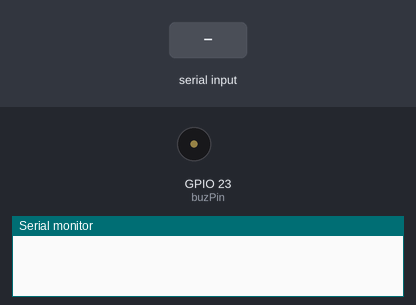
Bench run of a sketch on a simulated ESP32. Parts: buzzer (waves = sounding), the last lines printed to the serial monitor. The test bench sets the inputs (shaded band). At 4.8 s the program restarts the board; the recording ends there.

Above: at 1.2 s.
1.3 s: "90,45\n" received over Serial
At 3.7 s:
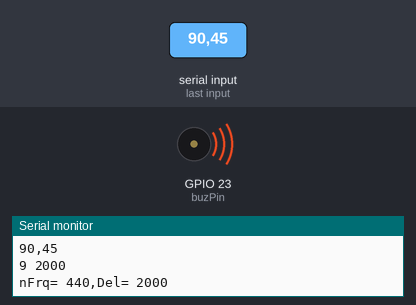
Timing chart, 0 to 4.8 s (numbered marks = the images above; inputs shaded):
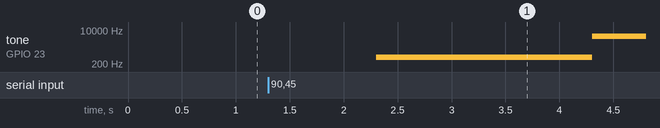

The sketch:

Task04_C.ino
```cpp
const int ledChannel = 0;
const int resolution = 8;
const int buzPin = 23;
const int duty = 18;

char sVal, sDel;
const int nFrq[]={262, 277, 294, 311, 330, 349, 370, 392, 415, 440, 466,  494, 0, 523};
const int nDelay[]={2000, 1500, 1000, 750, 500, 375, 250};
String inptStr ="";
char toChar[1000];

void playNote(char note, int dur)
{
  int temp;
  if(note == 'c')
  {

    ledcSetup(ledChannel, 523, resolution);
    ledcWrite(ledChannel, duty);
    delay(dur);
    return;
  }
  else if(note == 'z')
  {
    ledcSetup(ledChannel, 0, resolution);
    delay(dur);
    return;
  }
  else temp = note-0x30;

  Serial.println(String(note) +" "+ String(dur));
  Serial.println("nFrq= " + String(nFrq[temp]) + ",Del= " + String(dur));
  ledcSetup(ledChannel, nFrq[temp], resolution);
  ledcWrite(ledChannel, duty);
  delay(dur);
}

void setup()
{
  Serial.begin(115200);
  ledcAttachPin(buzPin, ledChannel);
}

void loop()
{
  if(Serial.available()>0)
  {
    inptStr = Serial.readString();
    inptStr.toCharArray(toChar, inptStr.length());

    Serial.println(inptStr);
    for(int i=0; i<inptStr.length()-2; i+=2)
    {
      sVal = toChar[i];
      sDel = toChar[i+1];

      playNote(sVal, nDelay[sDel-'0']);
    }
    exit(0);
  }
}
```

Measured:
- after the input at 1.3 s, tone on GPIO 23 (buzPin): silent → 440 Hz after 1.0 s, → 5000 Hz 2.0 s later
